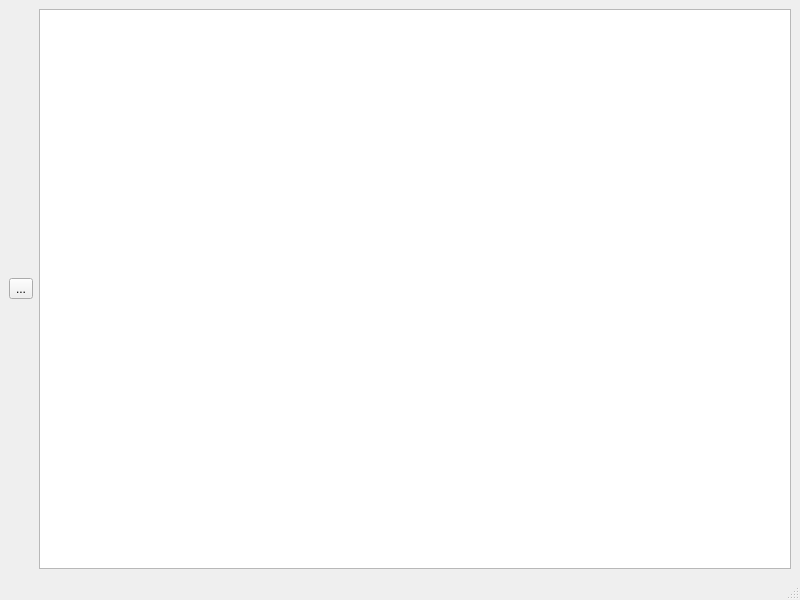
<?xml version="1.0" encoding="UTF-8"?>
<ui version="4.0">
 <class>MainWindow</class>
 <widget class="QMainWindow" name="MainWindow">
  <property name="geometry">
   <rect>
    <x>0</x>
    <y>0</y>
    <width>800</width>
    <height>600</height>
   </rect>
  </property>
  <property name="windowTitle">
   <string>MainWindow</string>
  </property>
  <widget class="QWidget" name="centralwidget">
   <layout class="QHBoxLayout" name="horizontalLayout">
    <item>
     <widget class="QToolButton" name="toolButton">
      <property name="text">
       <string>...</string>
      </property>
     </widget>
    </item>
    <item>
     <widget class="QGraphicsView" name="graphicsView">
      <property name="dragMode">
       <enum>QGraphicsView::NoDrag</enum>
      </property>
     </widget>
    </item>
   </layout>
  </widget>
  <widget class="QMenuBar" name="menubar">
   <property name="geometry">
    <rect>
     <x>0</x>
     <y>0</y>
     <width>800</width>
     <height>23</height>
    </rect>
   </property>
  </widget>
  <widget class="QStatusBar" name="statusbar"/>
 </widget>
 <resources/>
 <connections/>
</ui>
